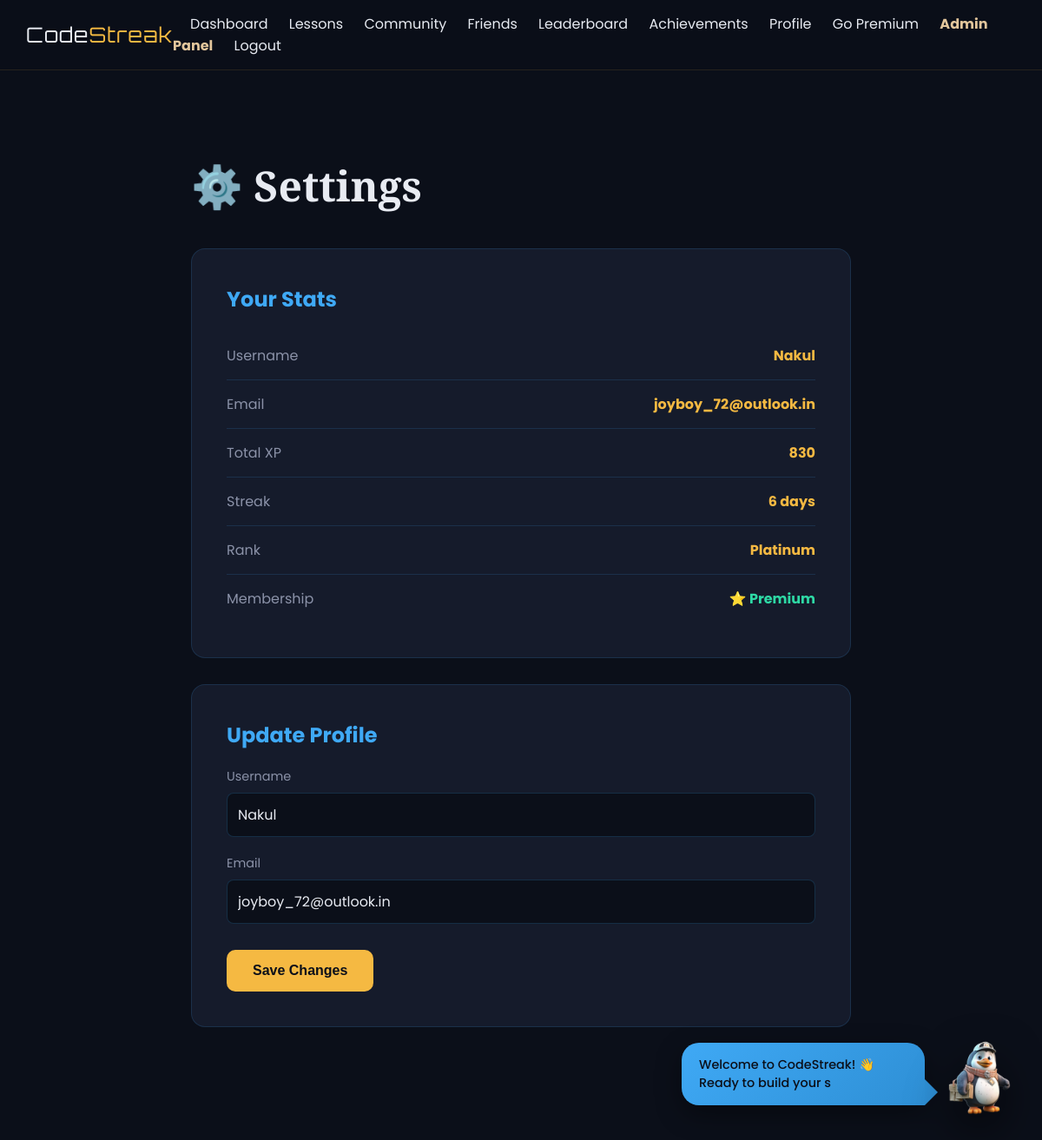
The app's page /settings (signed in) with its own data.
### tables this page shows
CREATE TABLE users (
    id INTEGER PRIMARY KEY AUTOINCREMENT,
    username TEXT UNIQUE NOT NULL,
    email TEXT UNIQUE NOT NULL,
    password_hash TEXT NOT NULL,
    security_question TEXT,
    security_answer TEXT,
    streak INTEGER DEFAULT 0,
    streak_charge INTEGER DEFAULT 1,
    total_points INTEGER DEFAULT 0,
    weekly_points INTEGER DEFAULT 0,
    rank TEXT DEFAULT 'Bronze',
    premium INTEGER DEFAULT 0,
    achievements TEXT DEFAULT '[]',
    profile_picture TEXT,
    bio TEXT DEFAULT '',
    learning_goal TEXT DEFAULT 'Learning Python',
    avatar_emoji TEXT DEFAULT '🐉',
    created_at TIMESTAMP DEFAULT CURRENT_TIMESTAMP
, is_active BOOLEAN DEFAULT 1, is_admin BOOLEAN DEFAULT 0);

### app.py (the view)
@app.route('/settings', methods=['GET', 'POST'])
def settings():
    if 'user_id' not in session:
        return redirect(url_for('login'))
    conn = get_db()
    cur = conn.cursor()
    cur.execute("SELECT * FROM users WHERE id = ?", (session['user_id'],))
    user = cur.fetchone()
    cur.close()
    conn.close()
    return render_template('settings.html', user=user)

### app.py (called while the page is built)
def get_db():
    conn = sqlite3.connect('codestreak.db', detect_types=sqlite3.PARSE_DECLTYPES)
    conn.row_factory = sqlite3.Row
    return conn

### templates/settings.html (shortened to what this page needs)
{% extends 'base.html' %}
{% block content %}
<div class="page-container">
    <h1 class="page-title">⚙️ Settings</h1>
    <div class="settings-card">
        <h2>Your Stats</h2>
        <div class="stat-row"><span class="stat-label">Username</span><span class="stat-value">{{ user['username'] }}</span></div>
        <div class="stat-row"><span class="stat-label">Email</span><span class="stat-value">{{ user['email'] }}</span></div>
        <div class="stat-row"><span class="stat-label">Total XP</span><span class="stat-value">{{ user['total_points'] }}</span></div>
        <div class="stat-row"><span class="stat-label">Streak</span><span class="stat-value">{{ user['streak'] }} days</span></div>
        <div class="stat-row"><span class="stat-label">Rank</span><span class="stat-value">{{ user['rank'] }}</span></div>
        {% if user['premium'] %}
        <div class="stat-row"><span class="stat-label">Membership</span><span class="stat-value" style="color: var(--emerald);">⭐ Premium</span></div>
        {% else %}
        <div class="stat-row"><span class="stat-label">Membership</span><span class="stat-value">Free</span></div>
        {% endif %}
    </div>
    <div class="settings-card">
        <h2>Update Profile</h2>
        <form method="POST" action="{{ url_for('update_profile') }}">
            <div class="form-group">
                <label for="username">Username</label>
                <input type="text" id="username" name="username" value="{{ user['username'] }}" required>
            </div>
            <div class="form-group">
                <label for="email">Email</label>
                <input type="email" id="email" name="email" value="{{ user['email'] }}" required>
            </div>
            <button type="submit" class="save-btn">Save Changes</button>
        </form>
    </div>
</div>
{% endblock %}

### templates/base.html (style rules this page uses)
:root { --near-black: #0B0F19; --azure-blue: #3FA9F5; --amber-gold: #F5B942; --emerald: #2ED9A5; --off-white: #E8EBF2; --surface: #151B2B; --surface-2: #1E2538; --champion-blue: #0B0F19; --lavender-tonic: #3FA9F5; --exotic-orange: #F5B942; --dirty-white: #E8EBF2; --ink: #0B0F19; --paper: #E8EBF2; --yellow: #F5B942; --red: #3FA9F5; --beige: #3FA9F5; --dark: #0B0F19; font-family: 'Poppins', sans-serif; color: var(--off-white); background: var(--near-black); }
* { box-sizing: border-box; margin: 0; padding: 0; }
html { min-height: 100%; background: var(--near-black); scroll-behavior: smooth; }
body { margin: 0; min-height: 100%; background: var(--near-black); overflow-x: hidden; font-family: 'Poppins', sans-serif; color: var(--off-white); }

### templates/settings.html (style rules this page uses)
.page-container { max-width: 800px; margin: 80px auto; padding: 20px; }
.page-title { font-family: 'Playfair Display', serif; font-size: 3rem; color: var(--off-white); margin-bottom: 40px; }
.settings-card { background: #151B2B; border: 1px solid rgba(63, 169, 245, 0.15); border-radius: 16px; padding: 40px; margin-bottom: 30px; }
.settings-card h2 { color: var(--azure-blue); margin-bottom: 20px; font-size: 1.5rem; }
.form-group { margin-bottom: 20px; }
.form-group label { display: block; color: #8B92A8; margin-bottom: 8px; font-size: 0.9rem; }
.form-group input { width: 100%; padding: 12px; border-radius: 8px; border: 1px solid rgba(63, 169, 245, 0.2); background: #0B0F19; color: var(--off-white); font-family: 'Poppins', sans-serif; font-size: 1rem; transition: 0.3s; }
.save-btn { background: var(--amber-gold); color: var(--near-black); padding: 15px 30px; border: none; border-radius: 10px; font-weight: 700; font-size: 1rem; cursor: pointer; transition: 0.3s; margin-top: 10px; }
.stat-row { display: flex; justify-content: space-between; padding: 15px 0; border-bottom: 1px solid rgba(63, 169, 245, 0.15); color: var(--off-white); }
.stat-row:last-child { border-bottom: none; }
.stat-label { color: #8B92A8; }
.stat-value { color: var(--amber-gold); font-weight: 700; }

### records on screen
users: username "Nakul", email "joyboy_72@outlook.in", total_points "830", streak "6", rank "Platinum"
